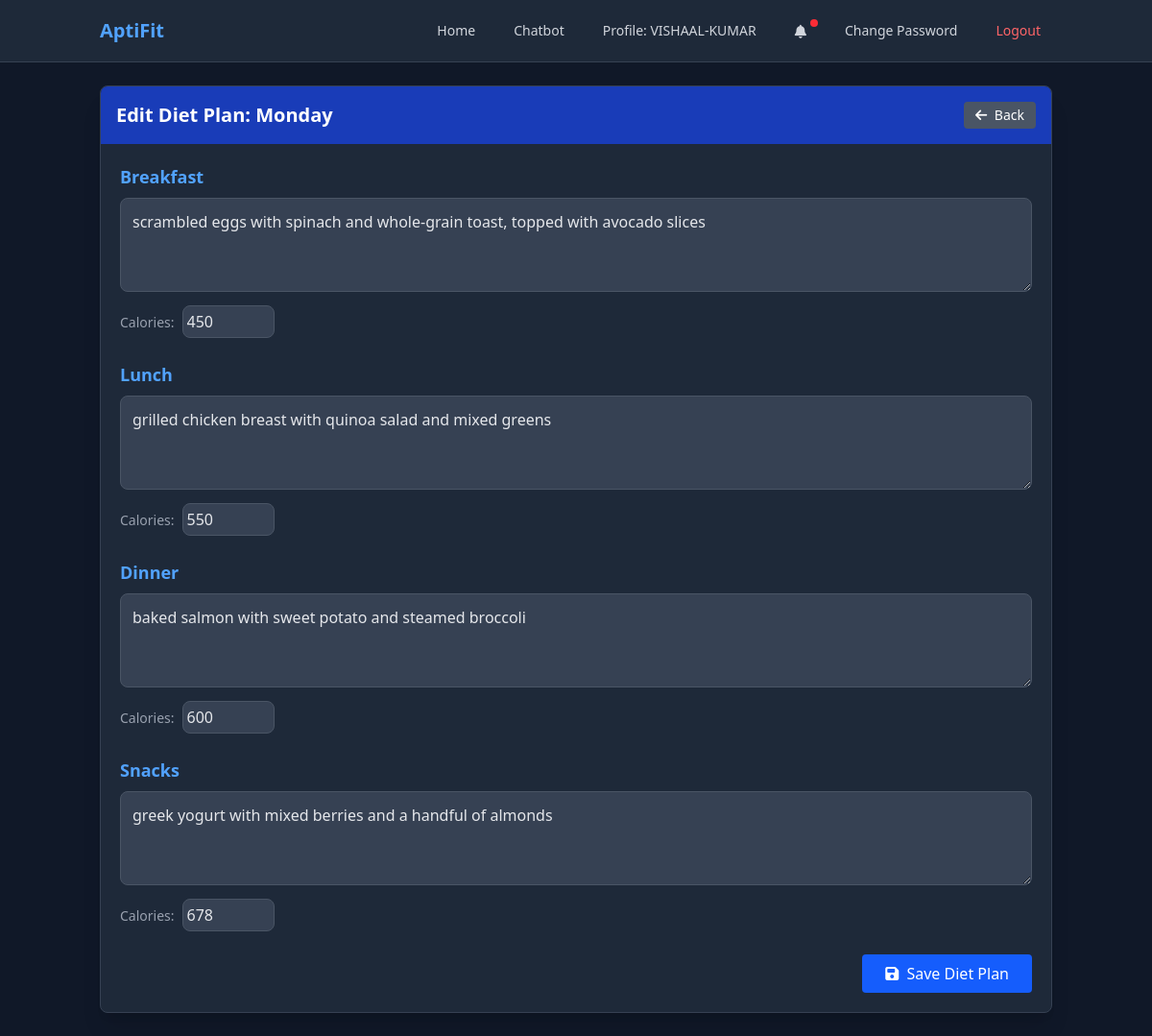
Page /edit-diet/ (signed in) on the earlier database version.
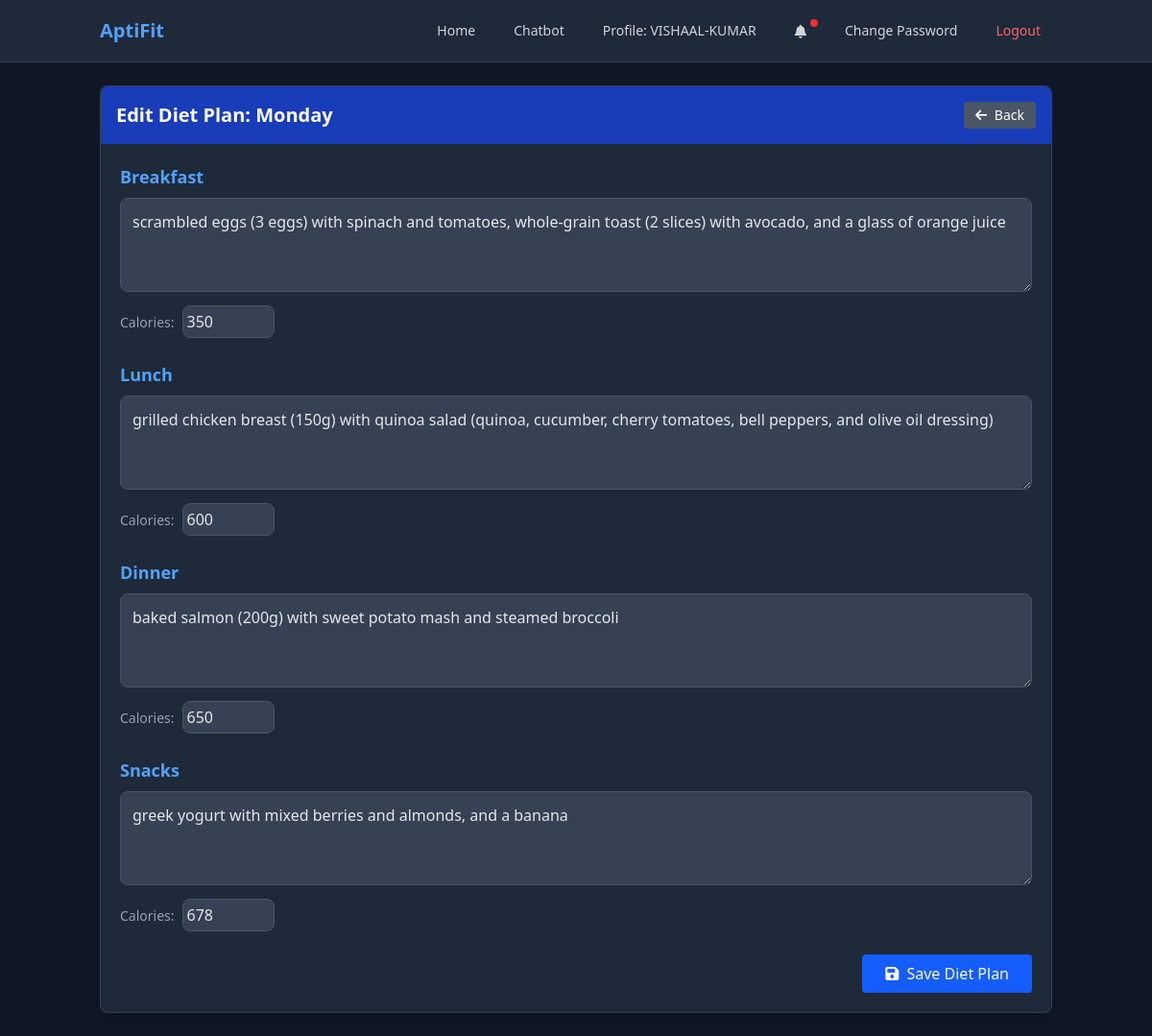
Same page on the later database version.
### fitness/models.py (models this page shows, shortened)
class DailyDietPlan(models.Model):
    DAYS_OF_WEEK = [
        ('monday', 'Monday'),
        ('tuesday', 'Tuesday'),
        ('wednesday', 'Wednesday'),
        ('thursday', 'Thursday'),
        ('friday', 'Friday'),
        ('saturday', 'Saturday'),
        ('sunday', 'Sunday'),
    ]
    diet_plan = models.ForeignKey(
        DietPlan, related_name='daily_plans', on_delete=models.CASCADE)
    day_of_week = models.CharField(max_length=10, choices=DAYS_OF_WEEK)
    breakfast = models.TextField(blank=True, null=True)
    breakfast_calories = models.IntegerField(blank=True, null=True)
    lunch = models.TextField(blank=True, null=True)
    lunch_calories = models.IntegerField(blank=True, null=True)
    dinner = models.TextField(blank=True, null=True)
    dinner_calories = models.IntegerField(blank=True, null=True)
    snacks = models.TextField(blank=True, null=True)
    snacks_calories = models.IntegerField(blank=True, null=True)
    class Meta:
        unique_together = ['diet_plan', 'day_of_week']

### fitness/views.py (the view)
# urls.py: path('edit-diet/', views.edit_diet, name='edit_diet'),
@login_required
def edit_diet(request):
    day = request.GET.get('day', 'monday').lower()
    diet_plan, created = DietPlan.objects.get_or_create(user=request.user)
    if created:
        diet_plan.has_diet_plan = True
        diet_plan.save()
    daily_plan, created = DailyDietPlan.objects.get_or_create(
        diet_plan=diet_plan,
        day_of_week=day
    )
    day_display = dict(DailyDietPlan.DAYS_OF_WEEK).get(day, day.capitalize())
    user_profile = request.user.userprofile
    show_notification = False
    notification_message = ""
    if user_profile.notification_preference != 'none':
        import datetime
        today = datetime.datetime.now()
        if user_profile.notification_preference == 'daily':
            show_notification = True
            notification_message = f"Remember to follow your {today.strftime('%A')} diet plan!"
        elif user_profile.notification_preference == 'weekly' and today.weekday() == 0:  # Monday
            show_notification = True
            notification_message = "Here's your weekly diet plan reminder!"
    context = {
        'day': day,
        'day_display': day_display,
        'daily_plan': daily_plan,
        'has_notifications': show_notification,
        'notification_message': notification_message,
    }
    add_notification(
        request, f"You've updated your diet plan for {day_display}.", "success")
    return render(request, 'fitness/edit_diet.html', context)

### fitness/views.py (called while the page is built)
def add_notification(request, message, category="info"):
    import datetime
    if 'notifications' not in request.session:
        request.session['notifications'] = []
    request.session['notifications'].append({
        'message': message,
        'category': category,  # info, success, warning, error
        'timestamp': datetime.datetime.now().strftime("%Y-%m-%d %H:%M:%S"),
        'read': False
    })
    if len(request.session['notifications']) > 5:
        request.session['notifications'] = request.session['notifications'][-5:]
    request.session.modified = True

### fitness/templates/fitness/edit_diet.html (shortened to what the changed rows need)
<!DOCTYPE html>
<html lang="en">
  <head>
    <script src="https://cdn.jsdelivr.net/npm/@tailwindcss/browser@4"></script>
    <link rel="stylesheet" href="https://cdnjs.cloudflare.com/ajax/libs/font-awesome/6.4.0/css/all.min.css">
  </head>
  <body class="bg-gray-900 min-h-screen text-gray-200">
    <div class="container mx-auto px-4 py-6">
      <div class="bg-gray-800 rounded-lg shadow-xl border border-gray-700 overflow-hidden">
        <div class="bg-blue-800 text-white p-4 flex justify-between items-center">
          <h2 class="text-xl font-bold">Edit Diet Plan: {{ day_display }}</h2>
          <a href="{% url 'index' %}?day={{ day }}" class="bg-gray-600 hover:bg-gray-700 text-white text-sm px-3 py-1 rounded transition duration-300">
            <i class="fas fa-arrow-left mr-1"></i> Back
          </a>
        </div>
        <div class="p-5">
          <form action="{% url 'save_diet' %}" method="post" class="space-y-6">
            <div class="space-y-2">
              <label for="breakfast" class="block text-lg font-semibold text-blue-400">Breakfast</label>
              <textarea
                name="breakfast"
                id="breakfast"
                rows="3"
                class="w-full bg-gray-700 border border-gray-600 rounded-lg p-3 text-gray-200 focus:outline-none focus:ring-2 focus:ring-blue-500"
                placeholder="Enter breakfast details"
              >{{ daily_plan.breakfast|default:'' }}</textarea>
              <div class="flex">
                <label for="breakfast_calories" class="block text-sm font-medium text-gray-400 mr-2 pt-2">Calories:</label>
                <input
                  type="number"
                  name="breakfast_calories"
                  id="breakfast_calories"
                  value="{{ daily_plan.breakfast_calories|default:'' }}"
                  class="w-24 bg-gray-700 border border-gray-600 rounded-lg p-1 text-gray-200 focus:outline-none focus:ring-2 focus:ring-blue-500"
                  placeholder="kcal"
                >
              </div>
            </div>
            <div class="space-y-2">
              <label for="lunch" class="block text-lg font-semibold text-blue-400">Lunch</label>
              <textarea
                name="lunch"
                id="lunch"
                rows="3"
                class="w-full bg-gray-700 border border-gray-600 rounded-lg p-3 text-gray-200 focus:outline-none focus:ring-2 focus:ring-blue-500"
                placeholder="Enter lunch details"
              >{{ daily_plan.lunch|default:'' }}</textarea>
              <div class="flex">
                <label for="lunch_calories" class="block text-sm font-medium text-gray-400 mr-2 pt-2">Calories:</label>
                <input
                  type="number"
                  name="lunch_calories"
                  id="lunch_calories"
                  value="{{ daily_plan.lunch_calories|default:'' }}"
                  class="w-24 bg-gray-700 border border-gray-600 rounded-lg p-1 text-gray-200 focus:outline-none focus:ring-2 focus:ring-blue-500"
                  placeholder="kcal"
                >
              </div>
            </div>
            <div class="space-y-2">
              <label for="dinner" class="block text-lg font-semibold text-blue-400">Dinner</label>
              <textarea
                name="dinner"
                id="dinner"
                rows="3"
                class="w-full bg-gray-700 border border-gray-600 rounded-lg p-3 text-gray-200 focus:outline-none focus:ring-2 focus:ring-blue-500"
                placeholder="Enter dinner details"
              >{{ daily_plan.dinner|default:'' }}</textarea>
              <div class="flex">
                <label for="dinner_calories" class="block text-sm font-medium text-gray-400 mr-2 pt-2">Calories:</label>
                <input
                  type="number"
                  name="dinner_calories"
                  id="dinner_calories"
                  value="{{ daily_plan.dinner_calories|default:'' }}"
                  class="w-24 bg-gray-700 border border-gray-600 rounded-lg p-1 text-gray-200 focus:outline-none focus:ring-2 focus:ring-blue-500"
                  placeholder="kcal"
                >
              </div>
            </div>
            <div class="space-y-2">
              <label for="snacks" class="block text-lg font-semibold text-blue-400">Snacks</label>
              <textarea
                name="snacks"
                id="snacks"
                rows="3"
                class="w-full bg-gray-700 border border-gray-600 rounded-lg p-3 text-gray-200 focus:outline-none focus:ring-2 focus:ring-blue-500"
                placeholder="Enter snacks details"
              >{{ daily_plan.snacks|default:'' }}</textarea>
              <div class="flex">
                <label for="snacks_calories" class="block text-sm font-medium text-gray-400 mr-2 pt-2">Calories:</label>
                <input
                  type="number"
                  name="snacks_calories"
                  id="snacks_calories"
                  value="{{ daily_plan.snacks_calories|default:'' }}"
                  class="w-24 bg-gray-700 border border-gray-600 rounded-lg p-1 text-gray-200 focus:outline-none focus:ring-2 focus:ring-blue-500"
                  placeholder="kcal"
                >
              </div>
            </div>
          </form>
        </div>
      </div>
    </div>
  </body>
</html>

Differences in the rows shown:
changed DailyDietPlan "Monday": breakfast "scrambled eggs with spinach and whole-grain toast, topped with avocado slices" → "scrambled eggs (3 eggs) with spinach and tomatoes, whole-grain toast (2 slices) with avocado, and a glass of orange juice"; breakfast_calories "450" → "350"; lunch "grilled chicken breast with quinoa salad and mixed greens" → "grilled chicken breast (150g) with quinoa salad (quinoa, cucumber, cherry tomatoes, bell peppers, and olive oil dressing)"; lunch_calories "550" → "600"; dinner "baked salmon with sweet potato and steamed broccoli" → "baked salmon (200g) with sweet potato mash and steamed broccoli"; dinner_calories "600" → "650"; snacks "greek yogurt with mixed berries and a handful of almonds" → "greek yogurt with mixed berries and almonds, and a banana"
